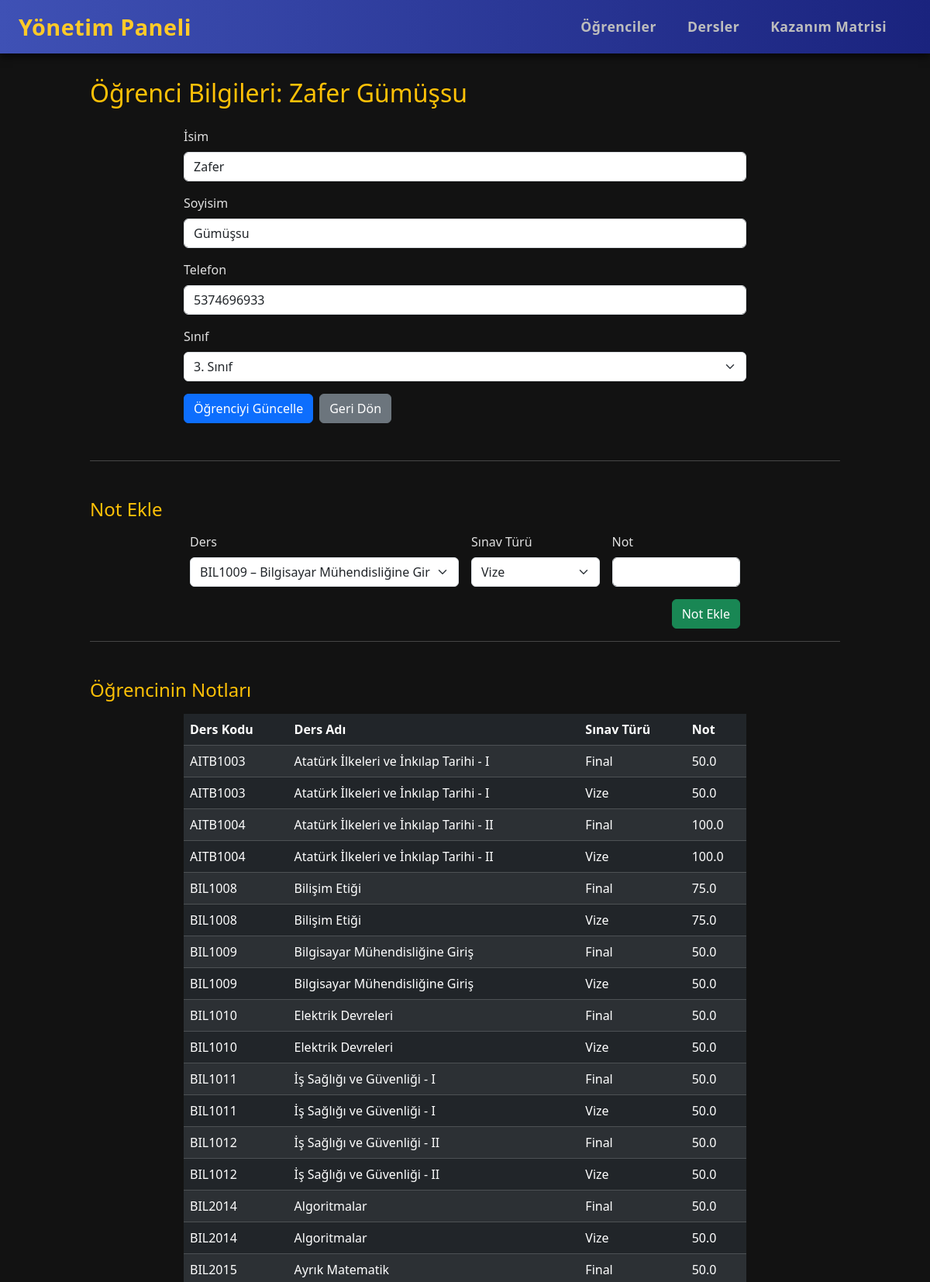
/students/1 (signed in, upper part), run on the app's committed database.
### models/__init__.py (models this page shows, shortened)
class Student(db.Model):
    id     = db.Column(db.Integer, primary_key=True)
    number = db.Column(db.String(20), unique=True, nullable=False)
    name   = db.Column(db.String(120), nullable=False)
    surname   = db.Column(db.String(120), nullable=False)
    phone_number = db.Column(db.Integer, unique=True, nullable=False)
    grade = db.Column(db.Integer, nullable=False)
    results = db.relationship("Result", backref="student", lazy=True)

class Result(db.Model):
    id         = db.Column(db.Integer, primary_key=True)
    student_id = db.Column(db.Integer, db.ForeignKey("student.id"), nullable=False)
    course_id  = db.Column(db.Integer, db.ForeignKey("course.id"), nullable=False)
    exam_name  = db.Column(db.String(50), nullable=False)
    score      = db.Column(db.Float, nullable=False)

class Course(db.Model):
    id   = db.Column(db.Integer, primary_key=True)
    code = db.Column(db.String(10), unique=True, nullable=False)
    name = db.Column(db.String(120), nullable=False)
    credit = db.Column(db.Double, nullable=False)
    lecturer = db.Column(db.String(120), nullable=False)
    year = db.Column(db.Integer,nullable=False)
    results = db.relationship("Result", backref="course", lazy=True)

### routes/students.py (the view, shortened to what this page needs)
@bp.route("/<int:id>", methods=["GET", "POST"])
@login_required
def view_student(id):
    student = Student.query.get_or_404(id)
    available_courses = Course.query.filter(Course.year <= student.grade).all()
    original_grade = student.grade
    selected_course_id = None
    exam_name = None
    results = Result.query.filter_by(student_id=student.id).join(Course).order_by(Course.code, Result.exam_name).all()
    return render_template(
        "student_detail.html",
        student=student,
        courses=available_courses,
        results=results,
        selected_course_id=selected_course_id,
        exam_name=exam_name
    )

### app.py (called while the page is built)
def create_app():
    app = Flask(__name__)
    app.config.from_object(Config)
    db.init_app(app)
    login_manager.init_app(app)
    app.register_blueprint(course_stats_bp)
    app.register_blueprint(auth_bp)
    app.register_blueprint(upload_bp)
    app.register_blueprint(students_bp)
    app.register_blueprint(courses_bp)
    app.register_blueprint(results_bp)
    app.register_blueprint(pc_mapping_bp)
    app.register_blueprint(view_mapping_bp)
    app.register_blueprint(pc_contrib_bp)
    with app.app_context():
        db.create_all()
    @login_manager.user_loader
    def load_user(user_id):
        return Admin.query.get(int(user_id))
    @app.route("/")
    def index():
        return render_template("index.html", title="Yönetim Paneli")
    return app

### templates/student_detail.html (shortened to what this page needs)
{% extends "layout.html" %}
{% block content %}
<h2 class="mb-4 text-warning">Öğrenci Bilgileri: {{ student.name }} {{ student.surname }}</h2>
<form method="post" class="w-75 mb-5 mx-auto" onsubmit="return confirmGradeChange()">
  <div class="mb-3">
    <label for="name" class="form-label">İsim</label>
    <input id="name" name="name" value="{{ student.name }}" class="form-control" required>
  </div>
  <div class="mb-3">
    <label for="surname" class="form-label">Soyisim</label>
    <input id="surname" name="surname" value="{{ student.surname }}" class="form-control" required>
  </div>
  <div class="mb-3">
    <label for="phone_number" class="form-label">Telefon</label>
    <input id="phone_number" name="phone_number" value="{{ student.phone_number }}" class="form-control" pattern="\+?\d{10,15}" title="Telefon numarasını doğru formatta giriniz.">
  </div>
  <div class="mb-3">
    <label for="grade" class="form-label">Sınıf</label>
    <select id="grade" name="grade" class="form-select" required>
      {% for i in range(1, 5) %}
        <option value="{{ i }}" {% if student.grade == i %}selected{% endif %}>{{ i }}. Sınıf</option>
      {% endfor %}
    </select>
  </div>
  <div class="d-flex gap-2">
    <button type="submit" class="btn btn-primary">Öğrenciyi Güncelle</button>
    <a href="{{ url_for('students.list_students') }}" class="btn btn-secondary">Geri Dön</a>
  </div>
</form>
{% if courses %}
<hr>
<h4 class="mt-5 mb-3 text-warning">Not Ekle</h4>
<form method="post" class="row g-3 w-75 mx-auto">
  <div class="col-md-6">
    <label for="course_id" class="form-label">Ders</label>
    <select id="course_id" name="course_id" class="form-select" required>
      {% for c in courses %}
        <option value="{{ c.id }}" {% if c.id|string == selected_course_id %}selected{% endif %}>
          {{ c.code }} – {{ c.name }}
        </option>
      {% endfor %}
    </select>
  </div>
  <div class="col-md-3">
    <label for="exam_name" class="form-label">Sınav Türü</label>
    <select id="exam_name" name="exam_name" class="form-select" required>
      <option value="Vize" {% if exam_name == 'Vize' %}selected{% endif %}>Vize</option>
    </select>
  </div>
  <div class="col-md-3">
    <label for="score" class="form-label">Not</label>
    <input id="score" name="score" class="form-control" type="number" min="0" max="100" required>
  </div>
  <div class="col-12 d-flex justify-content-end">
    <button class="btn btn-success">Not Ekle</button>
  </div>
</form>
{% else %}
<p class="text-muted text-center mt-4">Bu öğrencinin not girilebileceği ders bulunmuyor.</p>
{% endif %}
{% if results %}
<hr>
<h4 class="mt-5 mb-3 text-warning">Öğrencinin Notları</h4>
<table class="table table-dark table-striped w-75 mx-auto">
  <thead>
    <tr>
      <th>Ders Kodu</th>
      <th>Ders Adı</th>
      <th>Sınav Türü</th>
      <th>Not</th>
    </tr>
  </thead>
  <tbody>
    {% for r in results %}
    <tr>
      <td>{{ r.course.code }}</td>
      <td>{{ r.course.name }}</td>
      <td>{{ r.exam_name }}</td>
      <td>{{ r.score }}</td>
    </tr>
    {% endfor %}
  </tbody>
</table>
{% endif %}
{% endblock %}

### static/css/style.css (style rules this page uses)
body { background: black; color: #eeee; font-family: Arial, sans-serif; }

### templates/layout.html (style rules this page uses)
body { background-color: #121212; color: #e0e0e0; font-family: 'Segoe UI', Tahoma, Geneva, Verdana, sans-serif; min-height: 100vh; display: flex; flex-direction: column; }

### data on the page
Student: name "Zafer", surname "Gümüşsu", phone_number "5374696933", grade "3. Sınıf"
Result: course.code "AITB1003", course.name "Atatürk İlkeleri ve İnkılap Tarihi - I", exam_name "Final", score "50.0"
Result: course.code "AITB1003", course.name "Atatürk İlkeleri ve İnkılap Tarihi - I", exam_name "Vize", score "50.0"
Result: course.code "AITB1004", course.name "Atatürk İlkeleri ve İnkılap Tarihi - II", exam_name "Final", score "100.0"
Result: course.code "AITB1004", course.name "Atatürk İlkeleri ve İnkılap Tarihi - II", exam_name "Vize", score "100.0"
Result: course.code "BIL1008", course.name "Bilişim Etiği", exam_name "Final", score "75.0"
Result: course.code "BIL1008", course.name "Bilişim Etiği", exam_name "Vize", score "75.0"
Result: course.code "BIL1009", course.name "Bilgisayar Mühendisliğine Giriş", exam_name "Final", score "50.0"
Result: course.code "BIL1009", course.name "Bilgisayar Mühendisliğine Giriş", exam_name "Vize", score "50.0"
Result: course.code "BIL1010", course.name "Elektrik Devreleri", exam_name "Final", score "50.0"
Result: course.code "BIL1010", course.name "Elektrik Devreleri", exam_name "Vize", score "50.0"
Result: course.code "BIL1011", course.name "İş Sağlığı ve Güvenliği - I", exam_name "Final", score "50.0"
Result: course.code "BIL1011", course.name "İş Sağlığı ve Güvenliği - I", exam_name "Vize", score "50.0"
Result: course.code "BIL1012", course.name "İş Sağlığı ve Güvenliği - II", exam_name "Final", score "50.0"
Result: course.code "BIL1012", course.name "İş Sağlığı ve Güvenliği - II", exam_name "Vize", score "50.0"
Result: course.code "BIL2014", course.name "Algoritmalar", exam_name "Final", score "50.0"
Result: course.code "BIL2014", course.name "Algoritmalar", exam_name "Vize", score "50.0"
Result: course.code "BIL2015", course.name "Ayrık Matematik", exam_name "Final", score "50.0"

### other printed values
form field course_id "BIL1009 – Bilgisayar Mühendisliğine Giriş"
